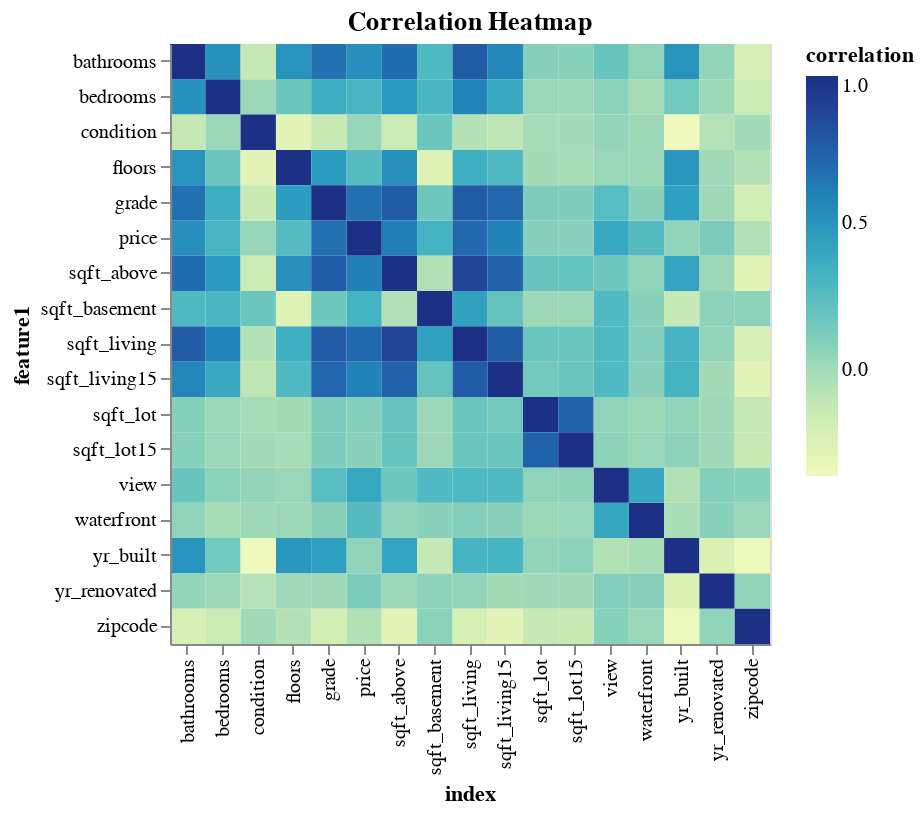

Notebook code for this chart:
### Markdown cell above
# **Data Exploration**

### Code cell
feature_data = house_data[['date', 'price', 'bedrooms', 'bathrooms', 'sqft_living', 'sqft_lot', 'floors', 'waterfront', 'view', 'condition', 'grade', 'sqft_above', 'sqft_basement', 'yr_built', 'yr_renovated', 'zipcode', 'sqft_living15', 'sqft_lot15']]

# Calculate the correlation matrix
correlation_matrix = feature_data.corr()

# Reset the index to convert the correlation matrix into a dataframe
correlation_df = correlation_matrix.reset_index()

# Melt the dataframe to convert it into long format for heatmap visualization
melted_df = pd.melt(correlation_df, id_vars='index', value_vars=correlation_df.columns[1:], var_name='feature1', value_name='correlation')

# Create the heatmap using Altair
heatmap = alt.Chart(melted_df).mark_rect().encode(
    x='index:O',
    y='feature1:O',
    color='correlation:Q'
).properties(
    width=300,
    height=300,
    title='Correlation Heatmap'
)

# Display the heatmap
heatmap

### Figure 1 — Vega-Lite specification as saved in the notebook (floating-point values rounded to 4 significant figures; data arrays with more than 128 entries replaced by an {"elided": "..."} marker saying what was removed)
{"config": {"view": {"continuousWidth": 400, "continuousHeight": 300}}, "data": {"name": "data-5ca302138a10303322b142c25dee35f7"}, "mark": "rect", "encoding": {"color": {"field": "correlation", "type": "quantitative"}, "x": {"field": "index", "type": "ordinal"}, "y": {"field": "feature1", "type": "ordinal"}}, "height": 300, "title": "Correlation Heatmap", "width": 300, "$schema": "https://vega.github.io/schema/vega-lite/v4.17.0.json", "datasets": {"data-5ca302138a10303322b142c25dee35f7": {"elided": "289 records"}}}
